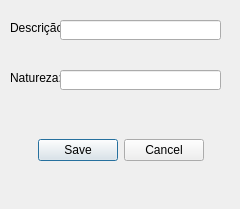
<?xml version="1.0" encoding="UTF-8"?>
<ui version="4.0">
 <class>CadastroTipoLancamento</class>
 <widget class="QDialog" name="CadastroTipoLancamento">
  <property name="geometry">
   <rect>
    <x>0</x>
    <y>0</y>
    <width>240</width>
    <height>209</height>
   </rect>
  </property>
  <property name="windowTitle">
   <string>Dialog</string>
  </property>
  <widget class="QDialogButtonBox" name="buttonBox">
   <property name="geometry">
    <rect>
     <x>10</x>
     <y>130</y>
     <width>221</width>
     <height>41</height>
    </rect>
   </property>
   <property name="orientation">
    <enum>Qt::Horizontal</enum>
   </property>
   <property name="standardButtons">
    <set>QDialogButtonBox::Cancel|QDialogButtonBox::Save</set>
   </property>
   <property name="centerButtons">
    <bool>true</bool>
   </property>
  </widget>
  <widget class="QLabel" name="labelDescricao">
   <property name="geometry">
    <rect>
     <x>10</x>
     <y>20</y>
     <width>51</width>
     <height>16</height>
    </rect>
   </property>
   <property name="text">
    <string>Descrição: </string>
   </property>
  </widget>
  <widget class="QLineEdit" name="lineEditDescricao">
   <property name="geometry">
    <rect>
     <x>60</x>
     <y>20</y>
     <width>161</width>
     <height>20</height>
    </rect>
   </property>
  </widget>
  <widget class="QLabel" name="labelNatureza">
   <property name="geometry">
    <rect>
     <x>10</x>
     <y>70</y>
     <width>51</width>
     <height>16</height>
    </rect>
   </property>
   <property name="text">
    <string>Natureza: </string>
   </property>
  </widget>
  <widget class="QLineEdit" name="lineEditNatureza">
   <property name="geometry">
    <rect>
     <x>60</x>
     <y>70</y>
     <width>161</width>
     <height>20</height>
    </rect>
   </property>
  </widget>
 </widget>
 <resources/>
 <connections>
  <connection>
   <sender>buttonBox</sender>
   <signal>accepted()</signal>
   <receiver>CadastroTipoLancamento</receiver>
   <slot>accept()</slot>
   <hints>
    <hint type="sourcelabel">
     <x>248</x>
     <y>254</y>
    </hint>
    <hint type="destinationlabel">
     <x>157</x>
     <y>274</y>
    </hint>
   </hints>
  </connection>
  <connection>
   <sender>buttonBox</sender>
   <signal>rejected()</signal>
   <receiver>CadastroTipoLancamento</receiver>
   <slot>reject()</slot>
   <hints>
    <hint type="sourcelabel">
     <x>316</x>
     <y>260</y>
    </hint>
    <hint type="destinationlabel">
     <x>286</x>
     <y>274</y>
    </hint>
   </hints>
  </connection>
 </connections>
</ui>
